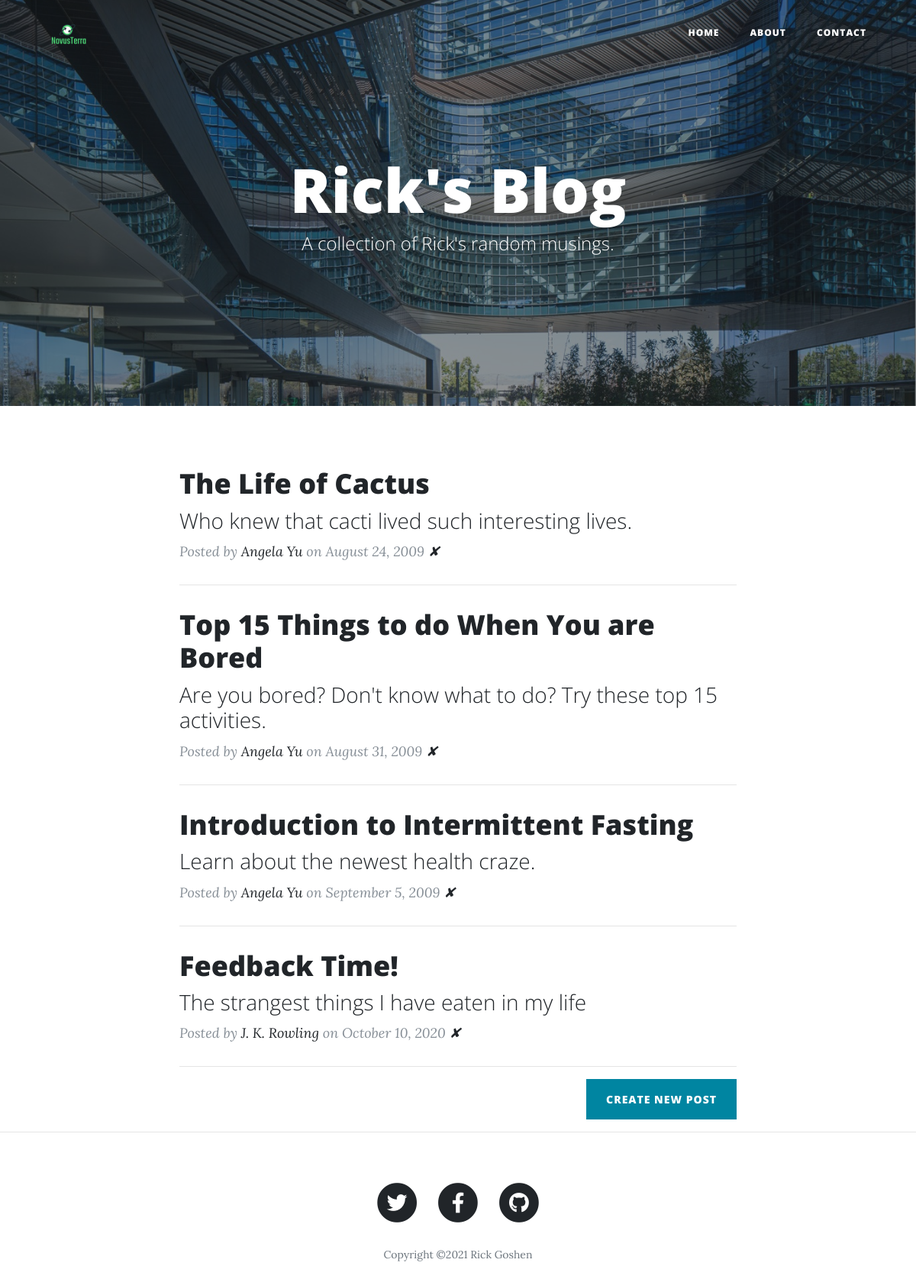
The page / on the database its author committed.
### main.py (models this page shows)
class BlogPost(db.Model):
    id = db.Column(db.Integer, primary_key=True)
    title = db.Column(db.String(250), unique=True, nullable=False)
    subtitle = db.Column(db.String(250), nullable=False)
    date = db.Column(db.String(250), nullable=False)
    body = db.Column(db.Text, nullable=False)
    author = db.Column(db.String(250), nullable=False)
    img_url = db.Column(db.String(250), nullable=False)

### main.py (the view)
@app.route('/')
def get_all_posts():
    posts = BlogPost.query.all()
    return render_template("index.html", all_posts=posts)

### templates/index.html
{% include "header.html" %}
  <header class="masthead" style="background-image: url({{url_for('static',filename='img/hero-img.jpg')}})">
    <div class="overlay"></div>
    <div class="container">
      <div class="row">
        <div class="col-lg-8 col-md-10 mx-auto">
          <div class="site-heading">
            <h1>Rick's Blog</h1>
            <span class="subheading">A collection of Rick's random musings.</span>
          </div>
        </div>
      </div>
    </div>
  </header>
  <div class="container">
    <div class="row">
      <div class="col-lg-8 col-md-10 mx-auto">
        {% for post in all_posts %}
        <div class="post-preview">
          <a href="{{ url_for('show_post', post_id=post.id) }}">
            <h2 class="post-title">
              {{post.title}}
            </h2>
            <h3 class="post-subtitle">
              {{post.subtitle}}
            </h3>
          </a>
          <p class="post-meta">Posted by
            <a href="#">{{post.author}}</a>
            on {{post.date}} <span><a href="{{ url_for('delete_post', post_id=post.id) }}"title="delete" class="delete">✘</a></span></p>
        </div>
        <hr>
        {% endfor %}
        <div class="clearfix">
          <a class="btn btn-primary float-right" href="{{url_for('add_new_post')}}">Create New Post</a>
        </div>
      </div>
    </div>
  </div>
  <hr>
{% include "footer.html" %}

### templates/header.html (shortened to what this page needs)
<!DOCTYPE html>
<html lang="en">
<head>
  <link href="{{ url_for('static', filename='vendor/bootstrap/css/bootstrap.min.css') }}" rel="stylesheet">
  <link href="{{ url_for('static', filename='vendor/fontawesome-free/css/all.min.css')}}" rel="stylesheet" type="text/css">
  <link href="{{ url_for('static', filename='css/clean-blog.min.css')}}" rel="stylesheet">
    <link href="{{ url_for('static', filename='css/style.css')}}" rel="stylesheet">
</head>
<body>
  <nav class="navbar navbar-expand-lg navbar-light fixed-top" id="mainNav">
    <div class="container">
      <a class="navbar-brand" href="/">
          <img src="{{ url_for('static', filename='img/NovusTerraLogo.png') }}" height="50" loading="lazy" alt="novus terra logo"/>
      </a>
      <div class="collapse navbar-collapse" id="navbarResponsive">
        <ul class="navbar-nav ml-auto">
          <li class="nav-item">
            <a class="nav-link" href="/">Home</a>
          </li>
          <li class="nav-item">
            <a class="nav-link" href="/about">About</a>
          </li>
          <li class="nav-item">
            <a class="nav-link" href="/contact">Contact</a>
          </li>
        </ul>
      </div>
    </div>
  </nav>

### templates/footer.html (shortened to what this page needs)
  <footer>
    <div class="container">
      <div class="row">
        <div class="col-lg-8 col-md-10 mx-auto">
          <ul class="list-inline text-center">
            <li class="list-inline-item">
              <a href="https://twitter.com/RickGoshen" target="_blank">
                <span class="fa-stack fa-lg">
                  <i class="fas fa-circle fa-stack-2x"></i>
                  <i class="fab fa-twitter fa-stack-1x fa-inverse"></i>
                </span>
              </a>
            </li>
            <li class="list-inline-item">
              <a href="https://www.facebook.com/rick.goshen/" target="_blank">
                <span class="fa-stack fa-lg">
                  <i class="fas fa-circle fa-stack-2x"></i>
                  <i class="fab fa-facebook-f fa-stack-1x fa-inverse"></i>
                </span>
              </a>
            </li>
            <li class="list-inline-item">
              <a href="https://github.com/rgoshen" target="_blank">
                <span class="fa-stack fa-lg">
                  <i class="fas fa-circle fa-stack-2x"></i>
                  <i class="fab fa-github fa-stack-1x fa-inverse"></i>
                </span>
              </a>
            </li>
          </ul>
          <p class="copyright text-muted">Copyright &copy;<span id="current-year"></span> Rick Goshen</p>
        </div>
      </div>
    </div>
  </footer>
</body>
</html>

### static/css/style.css (style rules this page uses)
.delete { text-decoration:none; }

### rows shown on the page
BlogPost: title "The Life of Cactus", subtitle "Who knew that cacti lived such interesting lives.", author "Angela Yu", date "August 24, 2009"
BlogPost: title "Top 15 Things to do When You are Bored", subtitle "Are you bored? Don't know what to do? Try these top 15 activities.", author "Angela Yu", date "August 31, 2009"
BlogPost: title "Introduction to Intermittent Fasting", subtitle "Learn about the newest health craze.", author "Angela Yu", date "September 5, 2009"
BlogPost: title "Feedback Time!", subtitle "The strangest things I have eaten in my life", author "J. K. Rowling", date "October 10, 2020"
